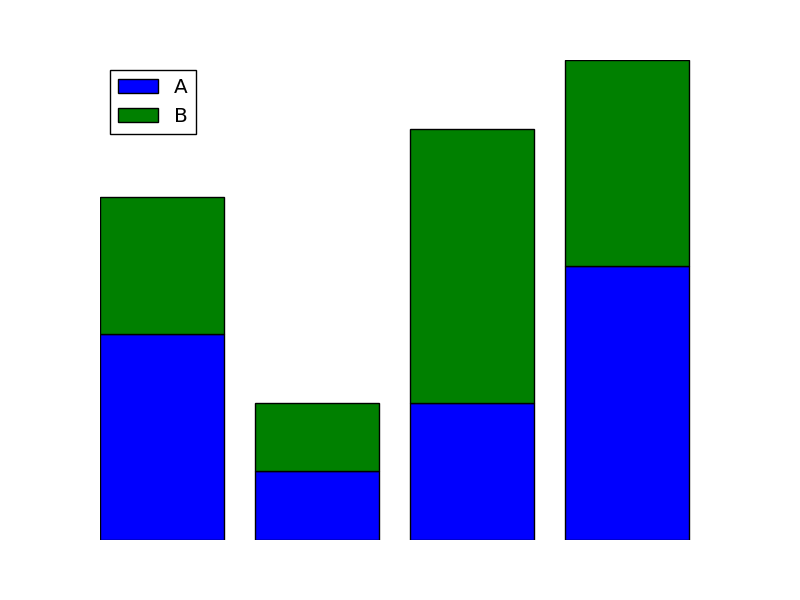

Source code (Python):
#!/usr/bin/env python
# -*- coding: utf-8 -*-
import matplotlib.pyplot as plt

def main():
	# plot a stacked bar char
	fig, ax = plt.subplots()

	A = [3, 1, 2, 4]
	B = [2, 1, 4, 3]

	x = range(4)
	ax.bar(x, A, color = 'b', label='A')
	ax.bar(x, B, color = 'g', bottom=A, label='B')

	ax.legend(loc='best')
	ax.axis('off')

	out_file = 'stacked_bar_chart.png'
	plt.savefig(out_file)

	plt.show()

if __name__ == '__main__':
	main()